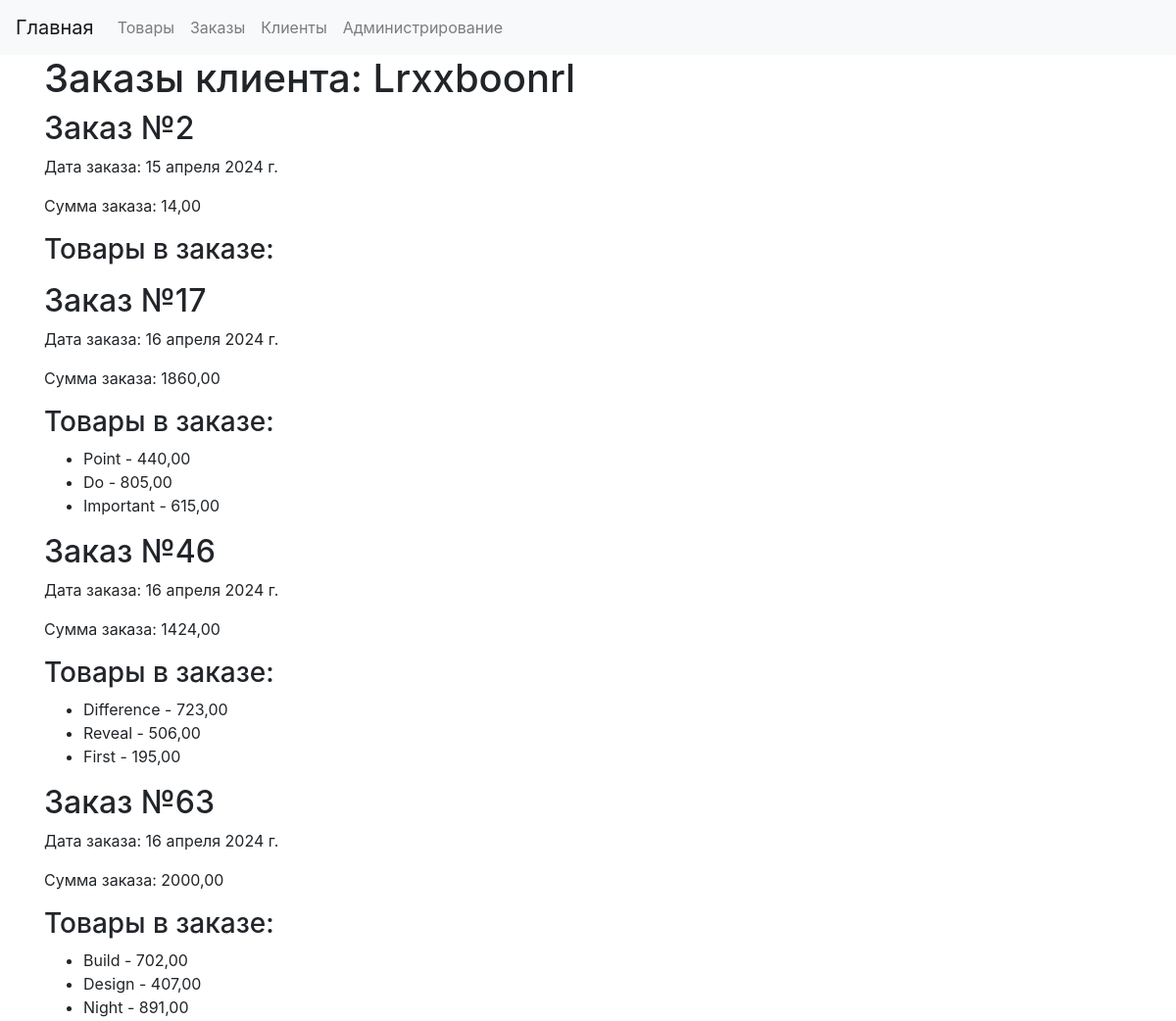
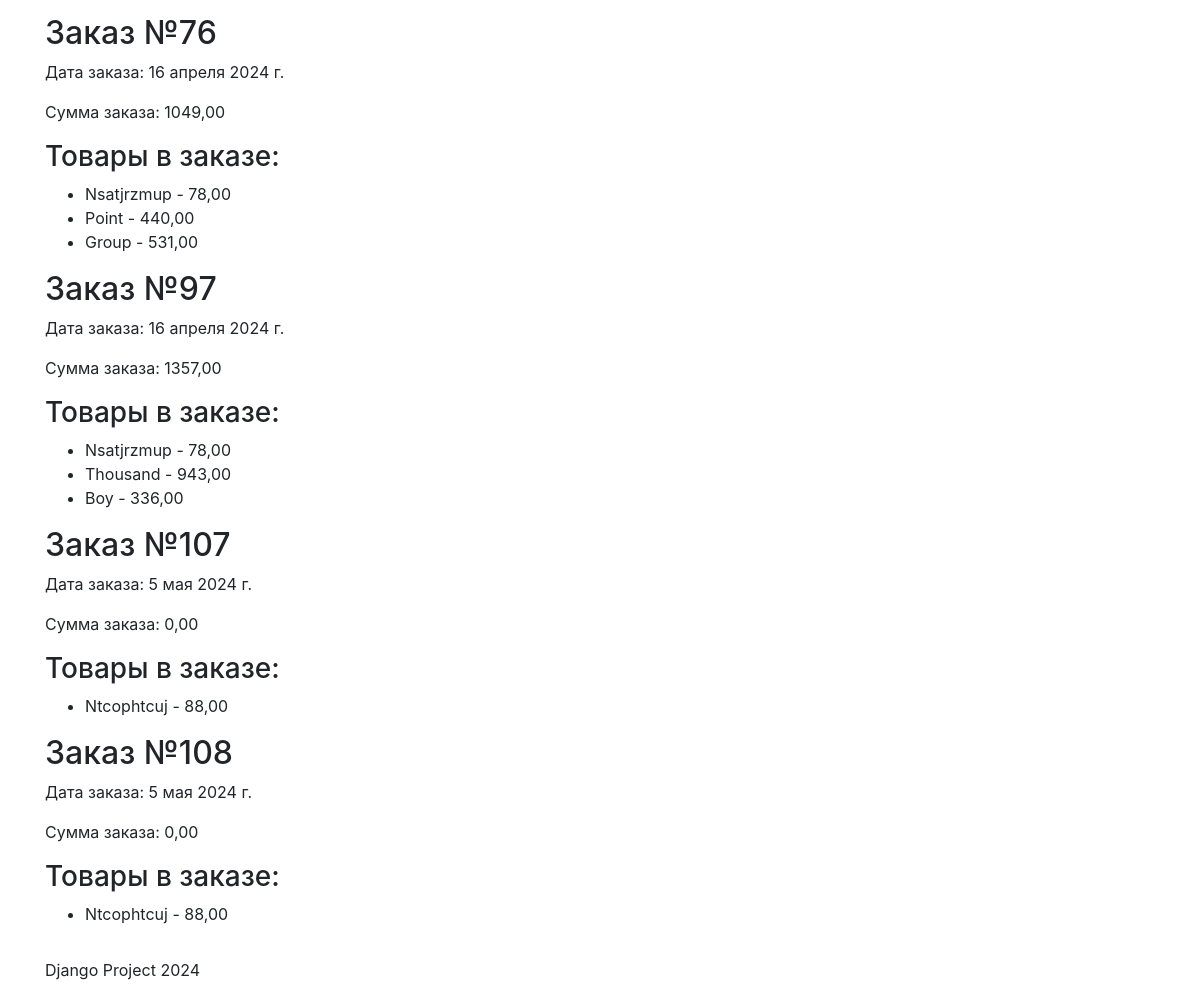
/orders/user-orders/2, run on the app's committed database (2 pictures, top to bottom).
### user/models.py (models this page shows, shortened)
class User(models.Model):
    name = models.CharField(max_length=255, verbose_name='Имя клиента')
    email = models.EmailField(verbose_name='Почтовый адрес')
    phone_number = models.CharField(max_length=15, verbose_name='Номер телефона')
    address = models.TextField(verbose_name='Адрес')
    registration_date = models.DateField(auto_now_add=True, verbose_name='Дата регистрации')
    class Meta:
        verbose_name = 'Клиент'
        verbose_name_plural = 'Клиенты'

### order/models.py (models this page shows, shortened)
class Order(models.Model):
    user = models.ForeignKey(User, on_delete=models.CASCADE, verbose_name='Клиент')
    products = models.ManyToManyField(Product, verbose_name='Товары')
    total_amount = models.DecimalField(default=0.01, max_digits=10, decimal_places=2, verbose_name='Сумма заказа')
    order_date = models.DateField(auto_now_add=True, verbose_name='Дата заказа')
    class Meta:
        verbose_name = 'Заказ'
        verbose_name_plural = 'Заказы'

### product/models.py (models this page shows, shortened)
class Product(models.Model):
    name = models.CharField(max_length=255, verbose_name='Название')
    description = models.TextField(verbose_name='Описание')
    price = models.DecimalField(max_digits=10, decimal_places=2, verbose_name='Цена')
    quantity = models.IntegerField(verbose_name='Количество')
    added_date = models.DateField(auto_now_add=True, verbose_name='Дата добавления')
    image = models.ImageField(upload_to='media/images', default='default_image.png', blank=True, verbose_name='Изображение')
    class Meta:
        verbose_name = 'Товар'
        verbose_name_plural = 'Товары'

### order/views.py (the view)
# urls.py: path('user-orders/<int:user_id>', fetch_user_orders, name='user_orders'),
def fetch_user_orders(request, user_id):
    user = get_object_or_404(User, pk=user_id)
    orders = Order.objects.filter(user=user)
    context = {
        'user': user,
        'orders': orders,
    }
    return render(request, 'orders/orders.html', context)

### order/templates/orders/orders.html
{% extends 'base.html' %}
{% block content %}
<h1>Заказы клиента: {{ user.name }}</h1>
{% for order in orders %}
  <h2>Заказ №{{ order.id }}</h2>
  <p>Дата заказа: {{ order.order_date }}</p>
  <p>Сумма заказа: {{ order.total_amount }}</p>
  <h3>Товары в заказе:</h3>
  <ul>
    {% for product in order.products.all %}
      <li>{{ product.name }} - {{ product.price }}</li>
    {% endfor %}
  </ul>
{% endfor %}
{% endblock %}

### data on the page
User: name "Lrxxboonrl"
Order: id "2", order_date "15 апреля 2024 г.", total_amount "14,00"
Order: id "17", order_date "16 апреля 2024 г.", total_amount "1860,00"
Product: name "Point", price "440,00"
Product: name "Do", price "805,00"
Product: name "Important", price "615,00"
Order: id "46", order_date "16 апреля 2024 г.", total_amount "1424,00"
Product: name "Difference", price "723,00"
Product: name "Reveal", price "506,00"
Product: name "First", price "195,00"
Order: id "63", order_date "16 апреля 2024 г.", total_amount "2000,00"
Product: name "Build", price "702,00"
Product: name "Design", price "407,00"
Product: name "Night", price "891,00"
Order: id "76", order_date "16 апреля 2024 г.", total_amount "1049,00"
Product: name "Nsatjrzmup", price "78,00"
Product: name "Group", price "531,00"
Order: id "97", order_date "16 апреля 2024 г.", total_amount "1357,00"
Product: name "Thousand", price "943,00"
Product: name "Boy", price "336,00"
Order: id "107", order_date "5 мая 2024 г.", total_amount "0,00"
Product: name "Ntcophtcuj", price "88,00"
Order: id "108", order_date "5 мая 2024 г.", total_amount "0,00"
